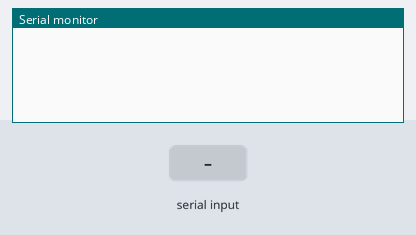
This sketch was run on a simulated ESP8266 (NodeMCU). On the bench: the last lines printed to the serial monitor. Inputs (shaded band) come from the test bench. WiFi joins after 1.5 s; servers stay silent unless stated.

Above: at 3.0 s.
3.1 s: "90,45,200\n" received over Serial
At 3.7 s:
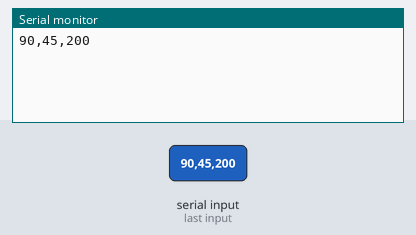
4.6 s: "90,45\n" received over Serial
At 5.8 s:
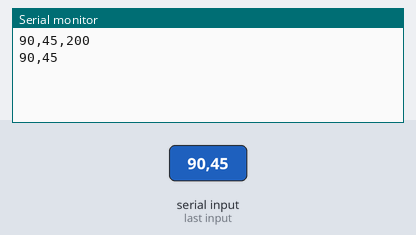
6.1 s: "5\n" received over Serial
At 6.8 s:
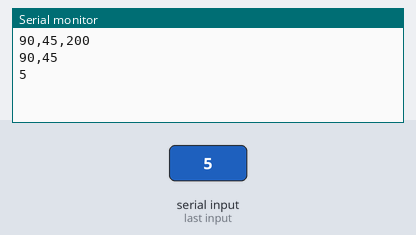

Measured:
- after the input at 3.1 s, the serial monitor: prints a new line at once (image 1)
- after the input at 4.6 s, the serial monitor: prints a new line at once (image 2)
- after the input at 6.1 s, the serial monitor: prints a new line at once (image 3)

The sketch:

sketch_oct21b.ino
```cpp
#define BLYNK_PRINT Serial
#define BLYNK_TEMPLATE_ID "enter your template id"          // Updated Blynk Template ID
#define BLYNK_TEMPLATE_NAME "car parking"          // Updated Blynk Template Name
#define BLYNK_AUTH_TOKEN "enter your token"  // Updated Blynk Auth Token

#include <ESP8266WiFi.h>
#include <BlynkSimpleEsp8266.h>

char auth[] = "blnyk authorization code";  // Updated Blynk authorization code
char ssid[] = "ios";
char pass[] = "password";

BlynkTimer timer;  // Use BlynkTimer instead of SimpleTimer

String myString;  // Complete message from Arduino, which consists of sensor data
char rdata;       // Received characters

int led1, led2, led3, count = 0;  // sensors

void setup() {
  Serial.begin(9600);                                // Initialize serial communication for debugging
  Blynk.begin(auth, ssid, pass, "blynk.cloud", 80);  // Connect to Blynk

  timer.setInterval(1000L, sensorvalue1);
  timer.setInterval(1000L, sensorvalue2);
  timer.setInterval(1000L, sensorvalue3);
  timer.setInterval(1000L, totalcars);
}

void loop() {
  if (Serial.available() > 0) {
    rdata = Serial.read();
    myString += rdata;
    if (rdata == '\n') {
      Serial.println(myString);

      String l = getValue(myString, ',', 0);
      String m = getValue(myString, ',', 1);
      String n = getValue(myString, ',', 2);

      led1 = l.toInt();
      led2 = m.toInt();
      led3 = n.toInt();

      myString = "";
    }
  }

  Blynk.run();
  timer.run();
}

void sensorvalue1() {
  int sdata = led1;
  Blynk.virtualWrite(V1, sdata);
}

void sensorvalue2() {
  int sdata = led2;
  Blynk.virtualWrite(V2, sdata);
}

void sensorvalue3() {
  int sdata = led3;
  Blynk.virtualWrite(V3, sdata);
}

void totalcars() {
  int arr[] = {led1, led2, led3};
  count = countNonZeroElements(arr, 3);
  Blynk.virtualWrite(V4, count);
}

int countNonZeroElements(int arr[], int size) {
  int count = 0;
  for (int i = 0; i < size; i++) {
    if (arr[i] != 0) {
      count++;
    }
  }
  return count;
}

String getValue(String data, char separator, int index) {
  int found = 0;
  int strIndex[] = {0, -1};
  int maxIndex = data.length() - 1;

  for (int i = 0; i <= maxIndex && found <= index; i++) {
    if (data.charAt(i) == separator || i == maxIndex) {
      found++;
      strIndex[0] = strIndex[1] + 1;
      strIndex[1] = (i == maxIndex) ? i + 1 : i;
    }
  }
  return found > index ? data.substring(strIndex[0], strIndex[1]) : "";
}
```
